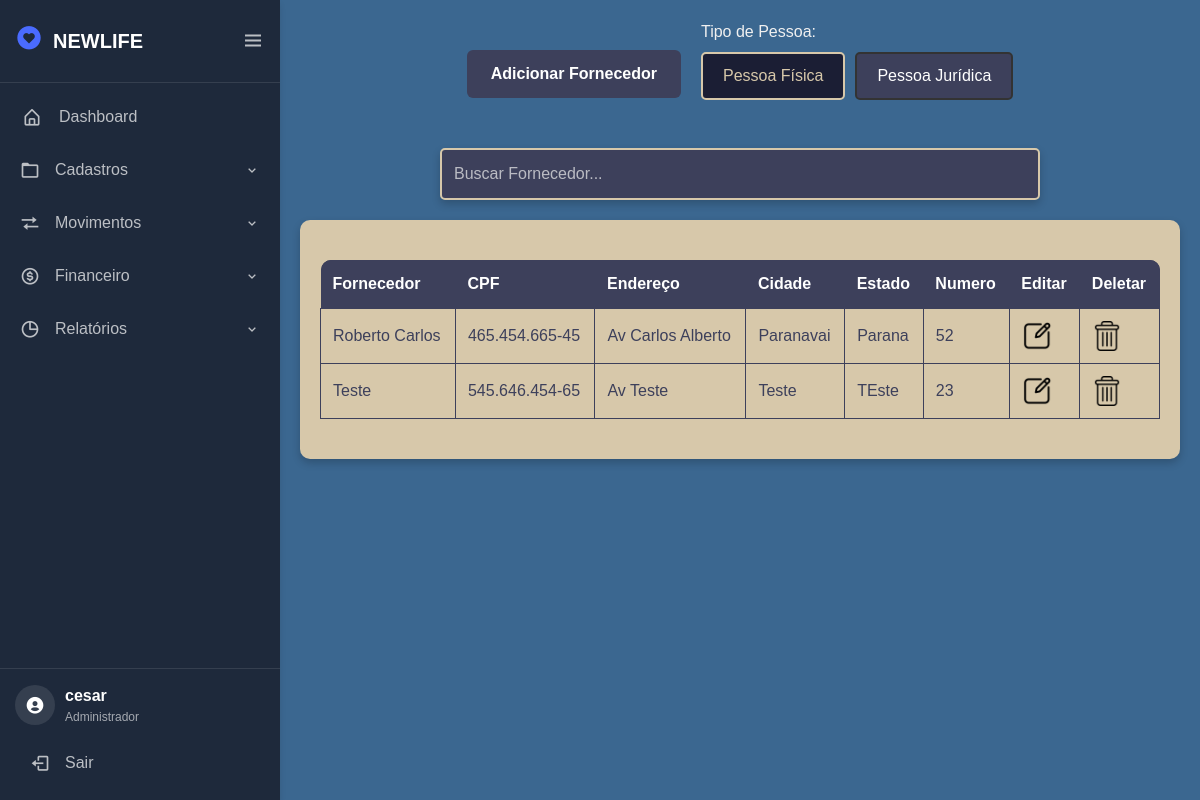
The page /tela/fornecedor/ (signed in) on the database its author committed.
### fornecedor/models.py (models this page shows, shortened)
class Fornecedor(models.Model):
    tipo_pessoa = models.CharField(max_length=15, null=True)
    nome = models.CharField(max_length=100)
    cpf = models.CharField(max_length=14, blank=True, null=True, unique=True)
    cnpj = models.CharField(max_length=18, blank=True, null=True, unique=True)
    endereco = models.CharField(max_length=255)
    numero = models.CharField(max_length=10)
    cidade = models.CharField(max_length=100)
    estado = models.CharField(max_length=15)
    class Meta:
        ordering = ['nome']
        verbose_name = 'fornecedor'
        verbose_name_plural = 'fornecedores'

### fornecedor/views.py (the view)
# urls.py: path('fornecedor/', include('fornecedor.urls')),
@login_required(login_url="/login/")
def fornecedor(request):
    fornecedores = Fornecedor.objects.all()
    context = {
        'fornecedores': fornecedores
    }
    return render(request, 'fornecedor.html', context)

### fornecedor/templatetags/fornecedor_filters.py (called while the page is built)
@register.filter
def formatar_cpf(cpf):
    if cpf is None:
        return "Não disponivel"
    if cpf and len(cpf) == 11:
        return f'{cpf[:3]}.{cpf[3:6]}.{cpf[6:9]}-{cpf[9:]}'
    return cpf

@register.filter
def formatar_cnpj(cnpj):
    if cnpj is None:
        return "Não disponível"
    cnpj = re.sub(r'[^\d]', '', cnpj)
    if len(cnpj) == 14:
        return '{}.{}.{}/{}-{}'.format(cnpj[:2], cnpj[2:5], cnpj[5:8], cnpj[8:12], cnpj[12:])
    return cnpj

### fornecedor/templates/fornecedor.html (shortened to what this page needs)
{% extends "tela.html" %}
{% load static %}
{% load fornecedor_filters %}
{% block 'head' %}
    <link rel="stylesheet" href="{% static 'css/fornecedor.css' %}">
{% endblock %}
{% block 'dashboard' %}
<body>
    <form method="POST" action=".">
        <div class="filtros-container">
            <a href="{% url 'cadastrofornecedor' %}" class="botao">Adicionar Fornecedor</a>
            <div class="caixa">
                <label>Tipo de Pessoa:</label>
                <div class="caixa_input">
                    <label for="tipo_fisica">Pessoa Física</label>
                    <label for="tipo_juridica">Pessoa Jurídica</label>
                </div>
            </div>
        </div>
        <div class="search-container">
            <input type="text" id="search" placeholder="Buscar Fornecedor..." onkeyup="searchTable()">
        </div>
        <div class="principal">
            <table class="tabela_fornecedor">
                <thead>
                    <tr>
                        <th>Fornecedor</th>
                        <th id="cpf-header" class="hidden">CPF</th>
                        <th>Endereço</th>
                        <th>Cidade</th>
                        <th>Estado</th>
                        <th>Numero</th>
                        <th>Editar</th>
                        <th>Deletar</th>
                    </tr>
                </thead>
                <tbody class="corpo_tabela">
                    {% for fornecedor in fornecedores %}
                    <tr data-tipo-pessoa="{{ fornecedor.tipo_pessoa }}">
                        <td>{{ fornecedor.nome }}</td>
                        <td class="{% if fornecedor.tipo_pessoa == 'Pessoa Jurídica' %}hidden{% endif %}" data-field="cpf">{{ fornecedor.cpf|formatar_cpf }}</td>
                        <td>{{ fornecedor.endereco }}</td>
                        <td>{{ fornecedor.cidade }}</td>
                        <td>{{ fornecedor.estado }}</td>
                        <td>{{ fornecedor.numero }}</td>
                        <td>
                            <a href="{% url 'editarfornecedor' fornecedor.id %}">
                                <img width="30" height="30" src="{% static 'img/Editar.png' %}">
                            </a>
                        </td>
                        <td>
                            <a href="{% url 'confirmardell' fornecedor.id %}">
                                <img width="30" height="30" src="{% static 'img/Deletar.png' %}" alt="Remover Fornecedor">
                            </a>
                        </td>
                    </tr>
                    {% endfor %}
                </tbody>
            </table>
        </div>
    </form>
</body>
{% endblock %}

### estoque/templates/tela.html (shortened to what this page needs)
{% load static %}
<!doctype html>
<html lang="pt-BR">
<head>
  <link rel="stylesheet" href="https://cdn.jsdelivr.net/npm/bootstrap@4.6.1/dist/css/bootstrap.min.css">
  <link rel="stylesheet" href="{% static 'css/styletela.css' %}">
  <link rel="stylesheet" href="{% static 'css/general.css' %}">
  <link href="https://cdn.jsdelivr.net/npm/boxicons@latest/css/boxicons.min.css" rel='stylesheet'>
  <link rel="stylesheet" href="https://cdnjs.cloudflare.com/ajax/libs/animate.css/4.1.1/animate.min.css"/>
  {% block 'head' %}{% endblock %}
</head>
<body>
  <div class="sidebar-tech">
    <div class="logo-container">
      <div class="logo-tech">
        <div class="logo-icon"><i class='bx bxs-heart-circle'></i></div>
        <div class="logo-text">NEWLIFE</div>
      </div>
      <i class="bx bx-menu toggle-btn" id="sidebarToggle"></i>
    </div>
    <nav class="nav-tech">
      <ul class="nav-list">
        <li class="nav-item">
          <a href="{% url 'inicial' %}" class="nav-link">
            <i class="bx bx-home-alt"></i>
            <span class="link-text">Dashboard</span>
          </a>
        </li>
        <li class="nav-group">
          <div class="group-header">
            <i class="bx bx-folder"></i>
            <span class="group-title">Cadastros</span>
            <i class="bx bx-chevron-down group-arrow"></i>
          </div>
        </li>
        <li class="nav-group">
          <div class="group-header">
            <i class="bx bx-transfer"></i>
            <span class="group-title">Movimentos</span>
            <i class="bx bx-chevron-down group-arrow"></i>
          </div>
        </li>
        <li class="nav-group">
          <div class="group-header">
            <i class='bx bx-dollar-circle'></i>
            <span class="group-title">Financeiro</span>
            <i class="bx bx-chevron-down group-arrow"></i>
          </div>
        </li>
        <li class="nav-group">
          <div class="group-header">
            <i class="bx bx-pie-chart-alt"></i>
            <span class="group-title">Relatórios</span>
            <i class="bx bx-chevron-down group-arrow"></i>
          </div>
        </li>
      </ul>
    </nav>
    <div class="user-panel">
      <div class="user-info">
        <div class="user-avatar">
          <i class='bx bxs-user-circle'></i>
        </div>
        <div class="user-details">
          <div class="user-name">
            {% if request.user.is_authenticated %}
              {{ request.user.get_full_name|default:request.user.username }}
            {% else %}
              Visitante
            {% endif %}
          </div>
          <div class="user-role">
            {% if request.user.is_superuser %}
              Administrador
            {% elif request.user.is_staff %}
              Funcionário
            {% else %}
              Usuário Comum
            {% endif %}
          </div>
        </div>
      </div>
      <a href="{% url 'logout' %}" class="logout-btn">
        <i class="bx bx-log-out"></i>
        <span>Sair</span>
      </a>
    </div>
  </div>
  <section class="main-content">
    {% block 'dashboard'%}
    {% endblock %}
  </section>
</body>
</html>

### estoque/static/css/styletela.css (style rules this page uses)
:root { --primary-color: #4a6bff; --secondary-color: #6c757d; --success-color: #28a745; --danger-color: #dc3545; --warning-color: #ffc107; --info-color: #17a2b8; --light-color: #f8f9fa; --dark-color: #343a40; --sidebar-bg: #1e293b; --sidebar-width: 280px; --sidebar-collapsed-width: 80px; --transition-speed: 0.3s; --shadow: 0 4px 6px rgba(0, 0, 0, 0.1); --main-color: #d7c8aa; --dark-color: #3d405b; --light-color: #f8f9fa; --contrast-color: #f88863; --differential-color: #3b6790; --background-color: #fff8e3; }
body { background-color: var(--differential-color); }
.sidebar-tech { position: fixed; top: 0; left: 0; height: 100vh; width: var(--sidebar-width); background: var(--sidebar-bg); color: white; transition: all var(--transition-speed) ease; z-index: 1000; display: flex; flex-direction: column; box-shadow: var(--shadow); overflow: visible; }
.logo-container { display: flex; align-items: center; justify-content: space-between; padding: 20px 15px; border-bottom: 1px solid rgba(255, 255, 255, 0.1); }
.logo-tech { display: flex; align-items: center; gap: 10px; }
.logo-icon { font-size: 28px; color: var(--primary-color); }
.logo-text { font-size: 20px; font-weight: 600; white-space: nowrap; transition: opacity var(--transition-speed); }
.toggle-btn { font-size: 24px; cursor: pointer; transition: transform var(--transition-speed); color: rgba(255, 255, 255, 0.7); }
.nav-tech { flex: 1; overflow-y: auto; overflow-x: hidden; padding: 10px 0; }
.nav-list { list-style: none; padding: 0; margin: 0; }
.nav-item, .nav-group { margin-bottom: 5px; }
.nav-link { display: flex; align-items: center; padding: 12px 20px; color: rgba(255, 255, 255, 0.7); text-decoration: none; transition: all var(--transition-speed); position: relative; }
.nav-link::before { content: ''; position: absolute; left: 0; top: 0; height: 100%; width: 3px; background: var(--primary-color); transform: scaleY(0); transition: transform var(--transition-speed); }
.nav-link i { font-size: 20px; margin-right: 15px; min-width: 24px; text-align: center; }
.link-text { white-space: nowrap; transition: opacity var(--transition-speed); }
.nav-group { position: relative; }
.group-header { display: flex; align-items: center; padding: 12px 20px; cursor: pointer; color: rgba(255, 255, 255, 0.7); transition: all var(--transition-speed); }
.group-header i:first-child { font-size: 20px; margin-right: 15px; }
.group-title { flex: 1; white-space: nowrap; transition: opacity var(--transition-speed); }
.group-arrow { transition: transform var(--transition-speed); }
.user-panel { padding: 15px; border-top: 1px solid rgba(255, 255, 255, 0.1); margin-top: auto; }
.user-info { display: flex; align-items: center; margin-bottom: 15px; }
.user-avatar { width: 40px; height: 40px; border-radius: 50%; background: rgba(255, 255, 255, 0.1); display: flex; align-items: center; justify-content: center; margin-right: 10px; font-size: 20px; }
.user-details { flex: 1; overflow: hidden; }
.user-name { font-weight: 600; white-space: nowrap; transition: opacity var(--transition-speed); }
.user-role { font-size: 12px; color: rgba(255, 255, 255, 0.6); white-space: nowrap; transition: opacity var(--transition-speed); }
.logout-btn { display: flex; align-items: center; padding: 10px 15px; color: rgba(255, 255, 255, 0.7); text-decoration: none; border-radius: 5px; transition: all var(--transition-speed); width: 100%; }
.logout-btn i { font-size: 20px; margin-right: 15px; }
.main-content { margin-left: var(--sidebar-width); padding: 20px; min-height: 100vh; transition: margin-left var(--transition-speed); overflow-x: hidden; }
body, html { overflow-x: hidden; }
a { text-decoration: none !important; }

### estoque/static/css/general.css (style rules this page uses)
:root { --main-color: #d7c8aa; --dark-color: #3d405b; --light-color: #f8f9fa; --contrast-color: #f88863; --differential-color: #3b6790; --background-color: #fff8e3; }

### rows shown on the page
Fornecedor: nome "Roberto Carlos", cpf "465.454.665-45", endereco "Av Carlos Alberto", cidade "Paranavai", estado "Parana", numero "52"
Fornecedor: nome "Teste", cpf "545.646.454-65", endereco "Av Teste", cidade "Teste", estado "TEste", numero "23"

### other values the page prints
{{ request.user.get_full_name|default:request.user.username }} "cesar"
